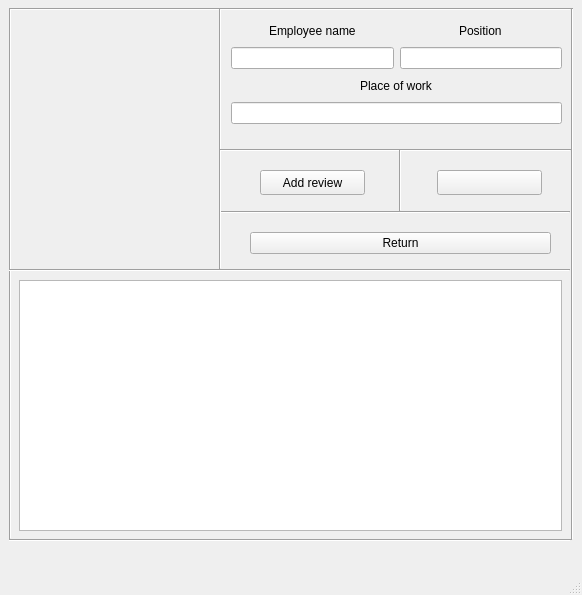
<?xml version="1.0" encoding="UTF-8"?>
<ui version="4.0">
 <class>MainWindow</class>
 <widget class="QMainWindow" name="MainWindow">
  <property name="geometry">
   <rect>
    <x>0</x>
    <y>0</y>
    <width>582</width>
    <height>595</height>
   </rect>
  </property>
  <property name="windowTitle">
   <string>MainWindow</string>
  </property>
  <widget class="QWidget" name="centralwidget">
   <widget class="Line" name="line_3">
    <property name="geometry">
     <rect>
      <x>562</x>
      <y>8</y>
      <width>20</width>
      <height>532</height>
     </rect>
    </property>
    <property name="orientation">
     <enum>Qt::Vertical</enum>
    </property>
   </widget>
   <widget class="QTableWidget" name="reviews_table">
    <property name="geometry">
     <rect>
      <x>19</x>
      <y>280</y>
      <width>543</width>
      <height>251</height>
     </rect>
    </property>
   </widget>
   <widget class="QWidget" name="gridLayoutWidget">
    <property name="geometry">
     <rect>
      <x>250</x>
      <y>226</y>
      <width>301</width>
      <height>34</height>
     </rect>
    </property>
    <layout class="QGridLayout" name="gridLayout">
     <item row="0" column="0">
      <widget class="QPushButton" name="return_button">
       <property name="layoutDirection">
        <enum>Qt::LeftToRight</enum>
       </property>
       <property name="text">
        <string>Return</string>
       </property>
       <property name="icon">
        <iconset>
         <normaloff>../frontend/images/check_mark.png</normaloff>../frontend/images/check_mark.png</iconset>
       </property>
       <property name="iconSize">
        <size>
         <width>32</width>
         <height>16</height>
        </size>
       </property>
      </widget>
     </item>
    </layout>
   </widget>
   <widget class="Line" name="line_4">
    <property name="geometry">
     <rect>
      <x>10</x>
      <y>-1</y>
      <width>561</width>
      <height>20</height>
     </rect>
    </property>
    <property name="orientation">
     <enum>Qt::Horizontal</enum>
    </property>
   </widget>
   <widget class="Line" name="line_2">
    <property name="geometry">
     <rect>
      <x>0</x>
      <y>8</y>
      <width>20</width>
      <height>531</height>
     </rect>
    </property>
    <property name="orientation">
     <enum>Qt::Vertical</enum>
    </property>
   </widget>
   <widget class="Line" name="line">
    <property name="geometry">
     <rect>
      <x>219</x>
      <y>202</y>
      <width>351</width>
      <height>20</height>
     </rect>
    </property>
    <property name="orientation">
     <enum>Qt::Horizontal</enum>
    </property>
   </widget>
   <widget class="QWidget" name="layoutWidget">
    <property name="geometry">
     <rect>
      <x>231</x>
      <y>20</y>
      <width>331</width>
      <height>104</height>
     </rect>
    </property>
    <layout class="QGridLayout" name="book_info_left_layout">
     <item row="0" column="0" alignment="Qt::AlignHCenter">
      <widget class="QLabel" name="employee_name_label">
       <property name="text">
        <string>Employee name</string>
       </property>
      </widget>
     </item>
     <item row="1" column="0">
      <widget class="QLineEdit" name="employee_name_line_edit">
       <property name="readOnly">
        <bool>true</bool>
       </property>
      </widget>
     </item>
     <item row="0" column="1" alignment="Qt::AlignHCenter">
      <widget class="QLabel" name="position_label">
       <property name="text">
        <string>Position</string>
       </property>
      </widget>
     </item>
     <item row="2" column="0" colspan="2" alignment="Qt::AlignHCenter">
      <widget class="QLabel" name="place_of_work_label">
       <property name="text">
        <string>Place of work</string>
       </property>
      </widget>
     </item>
     <item row="1" column="1">
      <widget class="QLineEdit" name="position_line_edit">
       <property name="readOnly">
        <bool>true</bool>
       </property>
      </widget>
     </item>
     <item row="3" column="0" colspan="2">
      <widget class="QLineEdit" name="place_of_work_line_edit">
       <property name="readOnly">
        <bool>true</bool>
       </property>
      </widget>
     </item>
    </layout>
   </widget>
   <widget class="Line" name="line_8">
    <property name="geometry">
     <rect>
      <x>9</x>
      <y>260</y>
      <width>561</width>
      <height>20</height>
     </rect>
    </property>
    <property name="orientation">
     <enum>Qt::Horizontal</enum>
    </property>
   </widget>
   <widget class="Line" name="line_7">
    <property name="geometry">
     <rect>
      <x>9</x>
      <y>530</y>
      <width>562</width>
      <height>20</height>
     </rect>
    </property>
    <property name="orientation">
     <enum>Qt::Horizontal</enum>
    </property>
   </widget>
   <widget class="QLabel" name="employee_image_label">
    <property name="geometry">
     <rect>
      <x>25</x>
      <y>20</y>
      <width>211</width>
      <height>231</height>
     </rect>
    </property>
    <property name="text">
     <string/>
    </property>
    <property name="pixmap">
     <pixmap>../frontend/images/employee_for_review_icon.png</pixmap>
    </property>
    <property name="scaledContents">
     <bool>true</bool>
    </property>
   </widget>
   <widget class="Line" name="line_5">
    <property name="geometry">
     <rect>
      <x>210</x>
      <y>8</y>
      <width>20</width>
      <height>261</height>
     </rect>
    </property>
    <property name="orientation">
     <enum>Qt::Vertical</enum>
    </property>
   </widget>
   <widget class="Line" name="line_6">
    <property name="geometry">
     <rect>
      <x>220</x>
      <y>140</y>
      <width>351</width>
      <height>20</height>
     </rect>
    </property>
    <property name="orientation">
     <enum>Qt::Horizontal</enum>
    </property>
   </widget>
   <widget class="QPushButton" name="add_review_button">
    <property name="geometry">
     <rect>
      <x>260</x>
      <y>170</y>
      <width>105</width>
      <height>25</height>
     </rect>
    </property>
    <property name="text">
     <string>Add review</string>
    </property>
    <property name="icon">
     <iconset>
      <normaloff>../frontend/images/leave_review.png</normaloff>../frontend/images/leave_review.png</iconset>
    </property>
   </widget>
   <widget class="QPushButton" name="update_reviews_button">
    <property name="geometry">
     <rect>
      <x>437</x>
      <y>170</y>
      <width>105</width>
      <height>25</height>
     </rect>
    </property>
    <property name="text">
     <string/>
    </property>
    <property name="icon">
     <iconset>
      <normaloff>../frontend/images/update_icon.png</normaloff>../frontend/images/update_icon.png</iconset>
    </property>
   </widget>
   <widget class="Line" name="line_9">
    <property name="geometry">
     <rect>
      <x>390</x>
      <y>149</y>
      <width>20</width>
      <height>62</height>
     </rect>
    </property>
    <property name="orientation">
     <enum>Qt::Vertical</enum>
    </property>
   </widget>
  </widget>
  <widget class="QMenuBar" name="menubar">
   <property name="geometry">
    <rect>
     <x>0</x>
     <y>0</y>
     <width>582</width>
     <height>22</height>
    </rect>
   </property>
  </widget>
  <widget class="QStatusBar" name="statusbar"/>
 </widget>
 <resources/>
 <connections/>
</ui>
